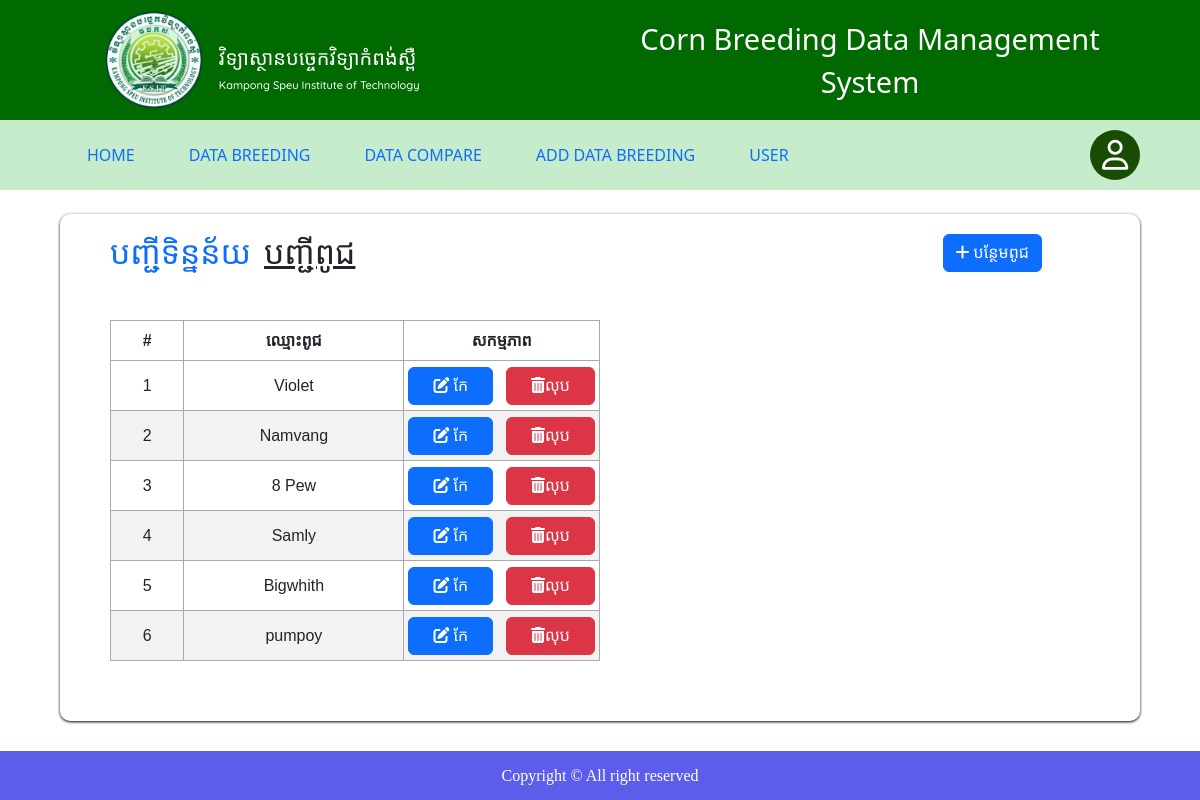
Screenshot of /admin/list_breed.php (signed in) with the database file from the repository.
### tables this page shows
CREATE TABLE `breed_name_tb` (
  `id` int(200) NOT NULL,
  `breed_name` varchar(200) NOT NULL
);

### admin/list_breed.php (the view, shortened to what this page needs)
<?php
include "include/forProfile.php";
?>
<!DOCTYPE html>
<html lang="en">
<head>
    <?php include "include/head.php"; ?>
    <link href="https://cdn.jsdelivr.net/npm/bootstrap@5.3.3/dist/css/bootstrap.min.css" rel="stylesheet">
</head>
<body>
    <?php include_once "include/header.php" ?>
    <?php include "include/navigation.php"; ?>
    <br>
    <div class="wrappage ">
        <h2 class="container fload-start ">
            <a class="text-decoration-none " href="breed.php" <?php if ($current_page === 'breed.php') echo 'class="active"'; ?>>បញ្ជីទិន្នន័យ</a>
            <a class="text-decoration-underline  p-1 text-dark" href="list_breed.php" <?php if ($current_page === 'breed.php') echo 'class="active"'; ?>>បញ្ជីពូជ</a>
            <button type="button" class="btn btn-primary float-end mx-5" data-toggle="modal" data-target="#myModal">
                <i class="fa-solid fa-plus me-1"></i>បន្ថែមពូជ
            </button>
        </h2>
        <div id="list_user" class="container">
            <table id='table_user' class="mt-5" style="width: 50%;">
                <thead>
                    <tr class="text-center">
                        <th style="width: 15%;">#</th>
                        <th style="width: 45%;">ឈ្មោះពូជ</th>
                        <th style="width: 40%;">សកម្មភាព</th>
                    </tr>
                </thead>
                <tbody>
                    <?php
                    $sql = "SELECT * FROM breed_name_tb ORDER BY id DESC";
                    $result = $conn->query($sql);
                    $i = 1;
                    if ($result->num_rows > 0) {
                        while ($row = $result->fetch_assoc()) {
                            echo '<tr class="text-center">';
                            echo '<td>' . $i++ . '</td>';
                            echo '<td>' . $row['breed_name'] . '</td>';
                            echo "<th class='p-1' >
                                <button type='button' class='btn btn-primary float-start px-4' onclick='openUpdateModal({$row['id']}, \"{$row['breed_name']}\")' data-id='{$row['id']}'><i class='fa-solid fa-pen-to-square me-1'></i>កែ</button>
                            ";
                    ?>
                            <button type="button" class='btn btn-danger float-end px-4' data-bs-toggle="modal" data-bs-target="#exampleModal<?php echo $row['id'] ?>" onclick="setDeleteParams(<?php echo $row['id'] ?>, <?php echo $currentPage ?>)">
                                <i class="fa-solid fa-trash-can"></i>លុប
                            </button>
                    <?php
                            echo "</th>";
                            echo '</tr>';
                        }
                    } else {
                    }
                    ?>
                </tbody>
            </table>
        </div>
    </div>
    <?php
    include "include/footer.php";
    ?>
</body>
</html>

### admin/style/style.css (style rules this page uses)
.wrappage { margin: 0 auto; width: 1080px; margin-bottom: 30px; overflow: hidden; box-shadow: 0 1px 3px black; border-radius: 10px; }
.wrappage { width: 1080px; }
.wrappage > div { padding: 50px; font-family: Khmer OS Battambang; }
.wrappage { width: 1080px; font-family: "Poppins","Khmer OS Battambang", sans-serif; font-weight: 100; }

### admin/style/style_user.css (style rules this page uses)
.wrappage h2 { padding: 20px 50px 0px; }
.wrappage #list_user { padding: 0px 50px 30px; }
.wrappage #list_user table { height: 10px; width: 100%; border-collapse: collapse; margin-bottom: 30px; font-family: "Poppins", Khmer OS Battambang, sans-serif; font-weight: 500; }
.wrappage #list_user > table tr:nth-child(even) { background-color: #f2f2f2 }
.wrappage #list_user table th { border: 1px solid #aaaaaa; }
.wrappage #list_user table td { border: 1px solid #aaaaaa; padding:0px 5px; height: 50px; }
.wrappage #list_user table th { height: 40px; }

### admin/style/styledd.css (style rules this page uses)
body { font-family: Arial, sans-serif; margin: 0; padding: 0; }

### rows the page displays
breed_name_tb: breed_name "Violet"
breed_name_tb: breed_name "Namvang"
breed_name_tb: breed_name "8 Pew"
breed_name_tb: breed_name "Samly"
breed_name_tb: breed_name "Bigwhith"
breed_name_tb: breed_name "pumpoy"
